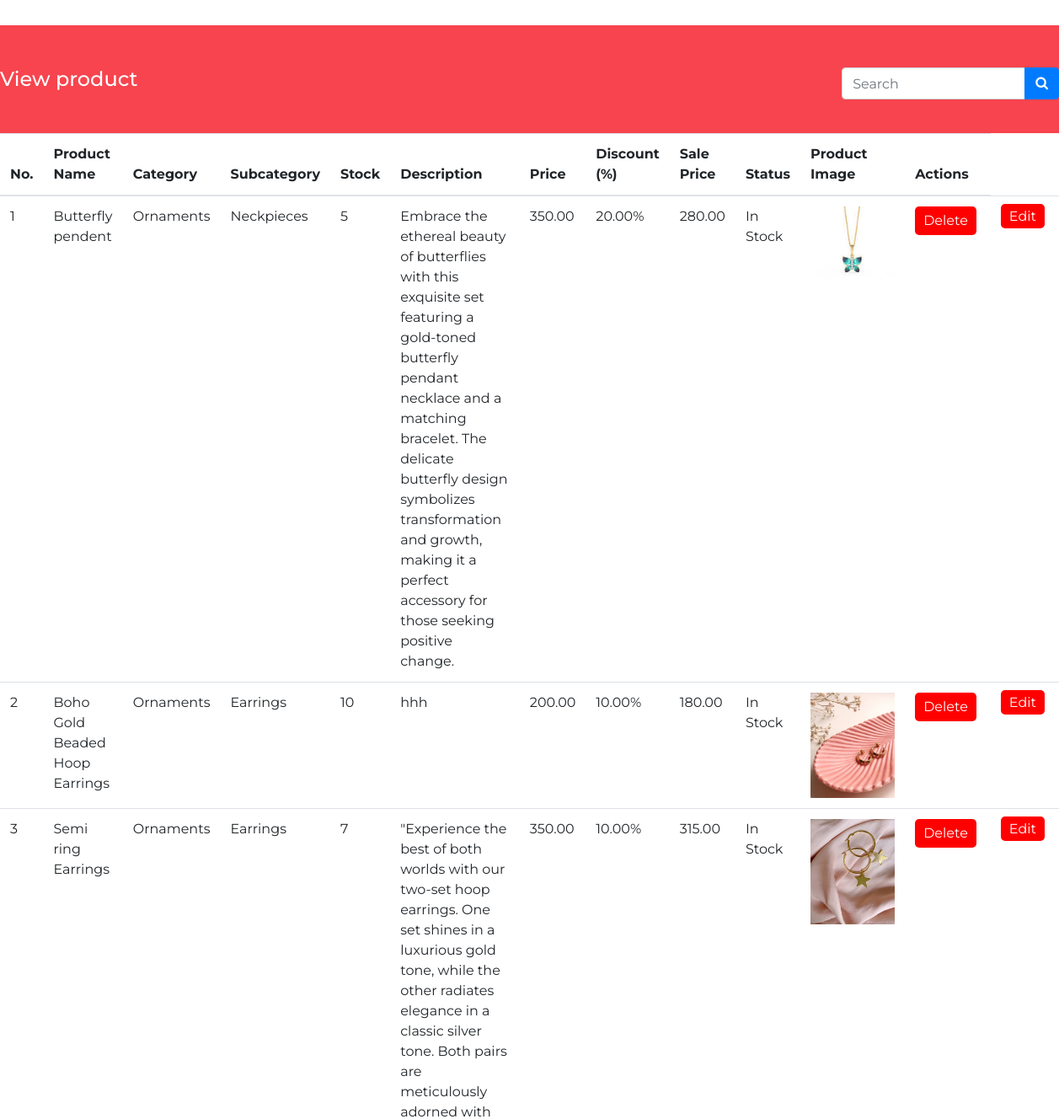
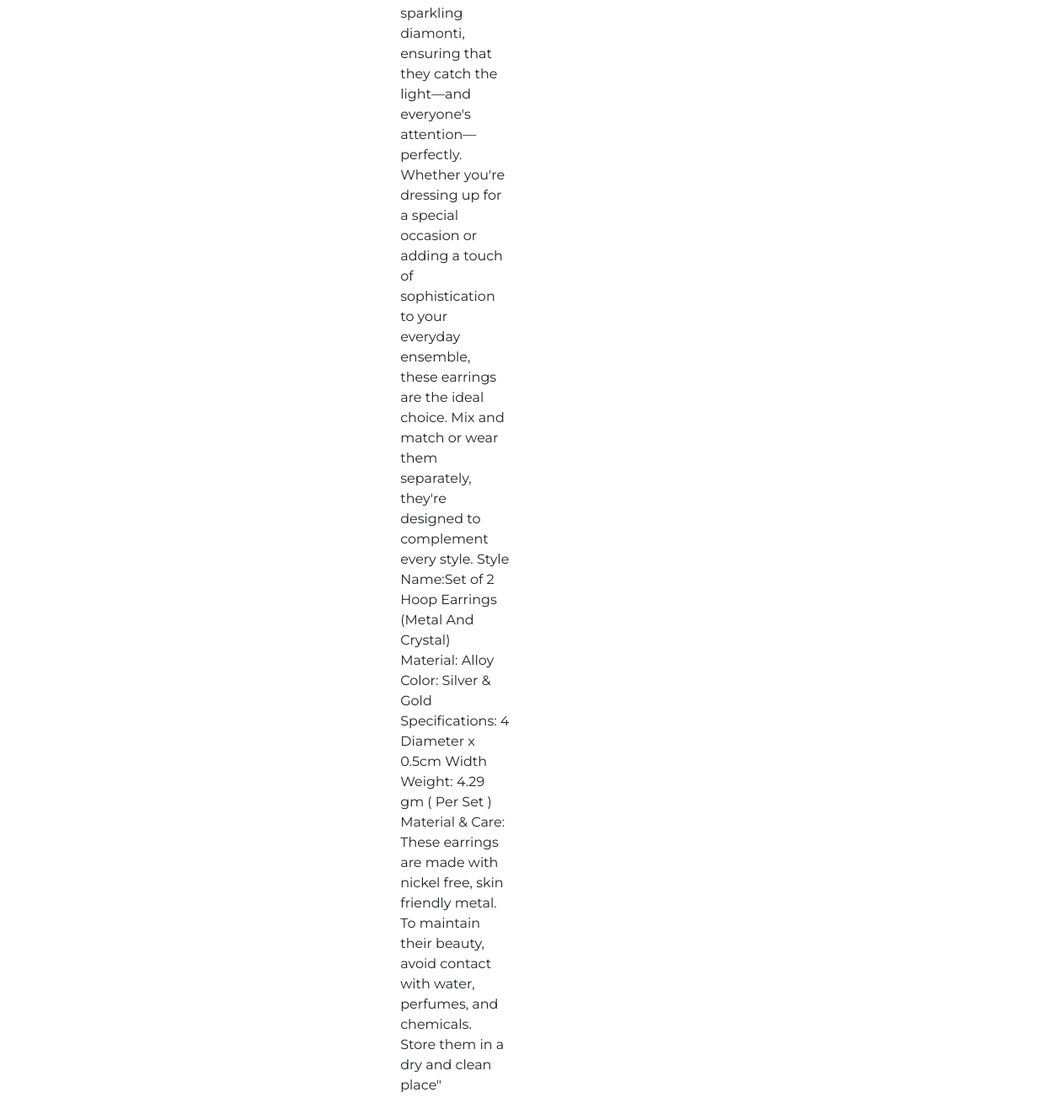
The app's page /viewproduct/ (signed in) with its own data (2 pictures, top to bottom).
### firstapp/models.py (models this page shows, shortened)
class Product1(models.Model):
    product_name = models.CharField(max_length=255)
    category = models.ForeignKey(Category1, on_delete=models.CASCADE)  # Use ForeignKey to relate to Category
    subcategory = models.ForeignKey(Subcategory1, on_delete=models.CASCADE)  # Use ForeignKey to relate to Subcategory
    stock = models.PositiveIntegerField(default=1, null=True)
    description = models.TextField()
    price = models.DecimalField(max_digits=10, decimal_places=2)
    discount = models.DecimalField(max_digits=5, decimal_places=2, default=0.0)
    sale_price = models.DecimalField(max_digits=10, decimal_places=2, editable=False)
    product_image = models.ImageField(upload_to='product_images/')
    STATUS_CHOICES = [
        ('In Stock', 'In Stock'),
        ('Out of Stock', 'Out of Stock'),
    ]
    status = models.CharField(max_length=20, choices=STATUS_CHOICES, default='In Stock')

class Category1(models.Model):
    name = models.CharField(max_length=100)
    def __str__(self):
        return self.name

class Subcategory1(models.Model):
    name = models.CharField(max_length=100)
    category = models.ForeignKey(Category1, on_delete=models.CASCADE)
    def __str__(self):
        return self.name

### firstapp/views.py (the view)
# urls.py: path('viewproduct/', views.view_product, name='viewproduct'),
@login_required
def view_product(request):
    products = Product1.objects.all()  # Retrieve all products from the database
    return render(request, 'viewproduct.html', {'products': products})

### templates/viewproduct.html (shortened to what this page needs)
{% load static %}
<!DOCTYPE html>
<html>
<head>
    <head>
        <link rel="stylesheet" type="text/css" href="{% static 'css/bootstrap.css' %}" />
        <link href="{% static 'css/font-awesome.min.css' %}" rel="stylesheet" />
        <link rel="stylesheet" type="text css" href="https://code.jquery.com/ui/1.12.1/themes/base/jquery-ui.css">
        <link href="{% static 'css/style.css' %}" rel="stylesheet" />
        <link href="{% static 'css/responsive.css' %}" rel="stylesheet">
    </head>
<body class="sub_page">
    <div class="hero_area">
       <header class="header_section" style="background-color: white;">
        </header>
        <section class="inner_page_head">
            <div class="container_fuild">
                <div class="row">
                    <div class="col-md-12">
                        <div class="full">
                            <h4 class="left-corner-heading">View product</h4>
                        </div>
                        <form class="form-inline" style="float: right;">
                            <div class="input-group">
                                <input type="text" class="form-control" placeholder="Search">
                                <div class="input-group-append">
                                    <button class="btn btn-primary" type="submit">
                                        <i class="fa fa-search" aria-hidden="true"></i>
                                    </button>
                                </div>
                            </div>
                        </form>
                    </div>
                </div>
            </div>
        </section>
    <table class="table">
        <thead>
            <tr>
                <th>No.</th>
                <th>Product Name</th>
                <th>Category</th>
                <th>Subcategory</th>
                <th>Stock</th>
                <th>Description</th>
                <th>Price</th>
                <th>Discount (%)</th>
                <th>Sale Price</th>
                <th>Status</th>
                <th>Product Image</th>
                <th>Actions</th>
            </tr>
        </thead>
        <tbody>
            {% for product in products %}
                <tr>
                    <td>{{ forloop.counter }}</td>
                    <td>{{ product.product_name }}</td>
                    <td>{{ product.category }}</td>
                    <td>{{ product.subcategory }}</td>
                    <td>{{ product.stock }}</td>
                    <td>{{ product.description }}</td>
                    <td>{{ product.price }}</td>
                    <td>{{ product.discount }}%</td>
                    <td>{{ product.sale_price }}</td>
                    <td>{{ product.status }}</td>
                    <td>
                    {% if product.product_image %}
    <img src="{{ product.product_image.url }}" width="100">
{% endif %}</td>
<td>
    <form action="{% url 'delete_product' product.id %}" method="post">
        <button type="submit" class="delete-button">Delete</button>
    </form>
</td>
    <td>
    <a class="edit-button" href="{% url 'edit_product' product.id %}">Edit</a>
</td>
                </tr>
            {% endfor %}
        </tbody>
    </table>
</body>
</html>

### static/css/style.css (style rules this page uses)
* { box-sizing: border-box; }
body { font-family: 'Montserrat', sans-serif; color: #0c0c0c; background-color: #ffffff; overflow-x: hidden; }
a, a:hover, a:focus { text-decoration: none; }
.btn, .btn:focus { outline: none !important; -webkit-box-shadow: none; box-shadow: none; }
.hero_area { position: relative; min-height: 100vh; display: -webkit-box; display: -ms-flexbox; display: flex; -webkit-box-orient: vertical; -webkit-box-direction: normal; -ms-flex-direction: column; flex-direction: column; }
.sub_page .hero_area { min-height: auto; -webkit-box-shadow: 0 0 5px 0 rgba(0, 0, 0, 0.25); box-shadow: 0 0 5px 0 rgba(0, 0, 0, 0.25); }
.header_section { padding: 15px 0; }
.inner_page_head { background: #f7444e; text-align: center; color: #fff; padding-top: 50px; padding-bottom: 40px; }
form input { background: #fff; border: solid #ccc 1px; padding: 15px 15px; width: 100%; font-size: 14px; margin-bottom: 20px; text-transform: capitalize; line-height: normal; }

### templates/viewproduct.html (style rules this page uses)
.left-corner-heading { position: absolute; left: ; top: 0; }
.delete-button, .edit-button { background-color: #ff0000; color: #fff; border: none; padding: 5px 10px; border-radius: 5px; cursor: pointer; margin-right: 5px; }

### records on screen
Product1: product_name "Butterfly pendent", category "Ornaments", subcategory "Neckpieces", stock "5", description "Embrace the ethereal beauty of butterflies with this exquisite set featuring a gold-toned butterfly pendant necklace and a matching bracelet. The delicate butterfly design symbolizes transformation and growth, making it a perfect accessory for those seeking positive change.", price "350.00", discount "20.00", sale_price "280.00", status "In Stock", product_image (picture)
Product1: product_name "Boho Gold Beaded Hoop Earrings", category "Ornaments", subcategory "Earrings", stock "10", description "hhh", price "200.00", discount "10.00", sale_price "180.00", status "In Stock", product_image (picture)
Product1: product_name "Semi ring Earrings", category "Ornaments", subcategory "Earrings", stock "7", description "\"Experience the best of both worlds with our two-set hoop earrings. One set shines in a luxurious gold tone, while the other radiates elegance in a classic silver tone. Both pairs are meticulously adorned with sparkling diamonti, ensuring that they catch the light—and everyone's attention—perfectly. Whether you're dressing up for a special occasion or adding a touch of sophistication to your everyday ensemble, these earrings are the ideal choice. Mix and match or wear them separately, they're designed to complement every style. Style Name:Set of 2 Hoop Earrings (Metal And Crystal) Material: Alloy Color: Silver & Gold Specifications: 4 Diameter x 0.5cm Width Weight: 4.29 gm ( Per Set )…", price "350.00", discount "10.00", sale_price "315.00", status "In Stock", product_image (picture)
